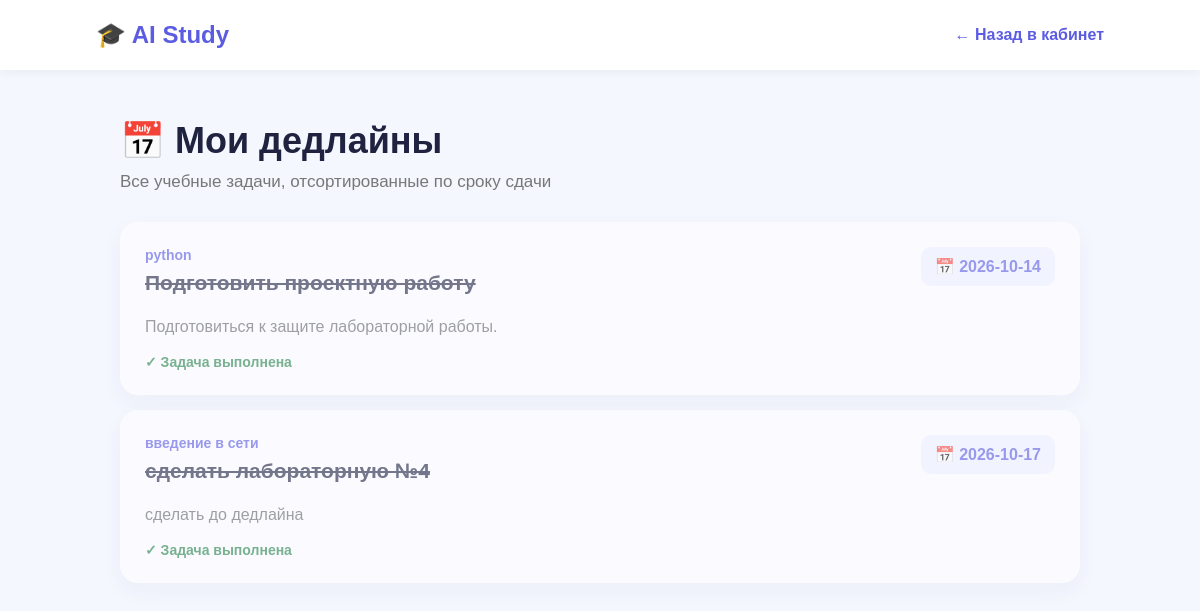
/deadlines (signed in), run on the app's committed database.
### tables this page shows
CREATE TABLE tasks (
            id INTEGER PRIMARY KEY AUTOINCREMENT,
            user_id INTEGER NOT NULL,
            title TEXT NOT NULL,
            subject TEXT NOT NULL,
            description TEXT,
            deadline TEXT,
            completed INTEGER DEFAULT 0,
            FOREIGN KEY (user_id) REFERENCES users(id)
        );

### app.py (the view)
@app.route("/deadlines")
def deadlines():
    if "user_id" not in session:
        return redirect(url_for("login"))
    conn = get_db()
    tasks = conn.execute(
        """
        SELECT *
        FROM tasks
        WHERE user_id = ?
        AND deadline != ''
        ORDER BY deadline ASC
        """,
        (session["user_id"],)
    ).fetchall()
    conn.close()
    return render_template(
        "deadlines.html",
        name=session["user_name"],
        tasks=tasks
    )

### app.py (called while the page is built)
def get_db():
    conn = sqlite3.connect("database.db")
    conn.row_factory = sqlite3.Row
    return conn

### templates/deadlines.html (shortened to what this page needs)
<!DOCTYPE html>
<html lang="ru">
<head>
</head>
<body>
<header>
    <div class="logo">
        🎓 AI Study
    </div>
    <a href="/dashboard" class="back">
        ← Назад в кабинет
    </a>
</header>
<main>
    <div class="page-title">
        <h1>
            📅 Мои дедлайны
        </h1>
        <p>
            Все учебные задачи, отсортированные по сроку сдачи
        </p>
    </div>
    {% if tasks %}
    <div class="deadline-list">
        {% for task in tasks %}
        <div class="deadline-card {% if task['completed'] == 1 %}completed{% else %}active{% endif %}">
            <div class="deadline-top">
                <div>
                    <div class="subject">
                        {{ task['subject'] }}
                    </div>
                    <h2>
                        {{ task['title'] }}
                    </h2>
                </div>
                <div class="date">
                    📅 {{ task['deadline'] }}
                </div>
            </div>
            {% if task['description'] %}
            <div class="description">
                {{ task['description'] }}
            </div>
            {% endif %}
            {% if task['completed'] == 1 %}
            <div class="status">
                ✓ Задача выполнена
            </div>
            {% else %}
            <div class="status">
                ⏳ Задача ожидает выполнения
            </div>
            {% endif %}
        </div>
        {% endfor %}
    </div>
    {% endif %}
</main>
</body>
</html>

### templates/deadlines.html (style rules this page uses)
* { margin: 0; padding: 0; box-sizing: border-box; }
body { font-family: Arial, sans-serif; background: #f5f7ff; color: #1f2340; }
header { height: 70px; background: white; display: flex; align-items: center; justify-content: space-between; padding: 0 8%; box-shadow: 0 2px 10px rgba(0, 0, 0, 0.05); }
.logo { font-size: 24px; font-weight: bold; color: #5b5ce2; }
.back { color: #5b5ce2; text-decoration: none; font-weight: bold; }
main { max-width: 1000px; margin: 50px auto; padding: 0 20px; }
.page-title { margin-bottom: 30px; }
.page-title h1 { font-size: 36px; margin-bottom: 10px; }
.page-title p { color: #777; font-size: 17px; }
.deadline-list { display: flex; flex-direction: column; gap: 15px; }
.deadline-card { background: white; padding: 25px; border-radius: 18px; box-shadow: 0 8px 25px rgba(50, 50, 100, 0.08); }
.deadline-top { display: flex; justify-content: space-between; align-items: flex-start; gap: 20px; }
.subject { color: #5b5ce2; font-size: 14px; font-weight: bold; margin-bottom: 8px; }
.deadline-card h2 { font-size: 21px; margin-bottom: 10px; }
.description { color: #666; line-height: 1.5; margin-top: 10px; }
.date { background: #f0f1ff; color: #5b5ce2; padding: 10px 14px; border-radius: 10px; font-weight: bold; white-space: nowrap; }
.status { margin-top: 15px; font-size: 14px; font-weight: bold; }
.completed { opacity: 0.6; }
.completed h2 { text-decoration: line-through; }
.completed .status { color: #278348; }

### data on the page
tasks: subject "python", title "Подготовить проектную работу", deadline "2026-10-14", description "Подготовиться к защите лабораторной работы.", completed "✓ Задача выполнена"
tasks: subject "введение в сети", title "сделать лабораторную №4", deadline "2026-10-17", description "сделать до дедлайна", completed "✓ Задача выполнена"
